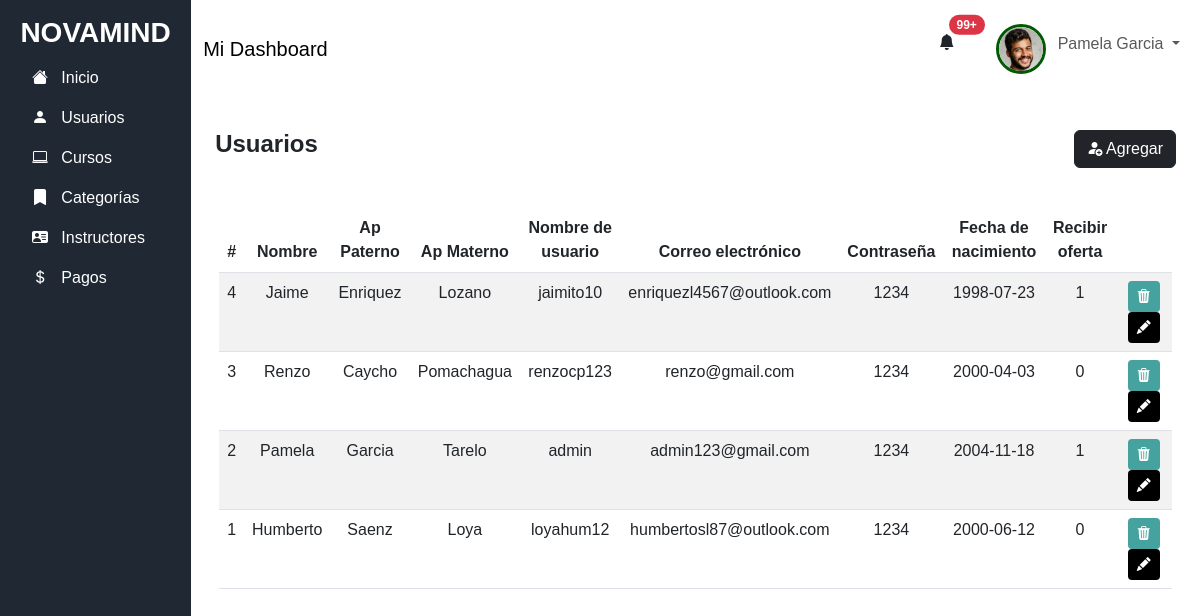
Screenshot of /admin/users.php (signed in) with the database file from the repository.
### tables this page shows
create table users(
	idUser integer not null auto_increment,
	name char(30),
	ap char(30),
	am char(30),
	username varchar (50),
	email varchar(50),
	password varchar(100),
	birthDate date,
	profileImage varchar(30),
	recieveOffers boolean,
	registrationDate date,
	primary key (idUser)
);

### admin/users.php (the view, shortened to what this page needs)
<?php session_start();
    include "../php/conexion.php";
    $sql = "select * from users order by idUser desc";
    $res= $conexion->query("$sql") or die ($conexion->error);
?>
<!DOCTYPE html>
<html lang="en">
<head>
    <link rel="stylesheet" href="https://cdn.jsdelivr.net/npm/bootstrap-icons@1.11.3/font/bootstrap-icons.css">
   <link rel="stylesheet" href="https://cdn.jsdelivr.net/npm/bootstrap@5.3.0/dist/css/bootstrap.min.css">
   <link rel="stylesheet" href="https://cdn.jsdelivr.net/npm/sweetalert2@11.7.0/dist/sweetalert2.min.css">
    <link rel="stylesheet" href="../css/admin/usuario.css">
</head>
<body class="d-flex">
    <?php include "../layouts/aside.php"; ?>
    <main class="flex-grow-1 " >
    <?php include "../layouts/header.php"; ?>
        <section class="container mt-4 p-4">
            <div class="d-flex justify-content-between">
                <h4>Usuarios</h4>
                <button type="button" class="btn btn-dark" data-bs-toggle="modal" data-bs-target="#agregarUsuario">
                    <i class="bi bi-person-fill-add"></i>
                    Agregar
                </button>
            </div>
            <br>
            <div class="row p-3" style="text-align: center;">
                <table class="table table-striped">
                    <thead>
                      <tr>
                        <th scope="col">#</th>
                        <th scope="col">Nombre</th>
                        <th scope="col">Ap Paterno</th>
                        <th scope="col">Ap Materno</th>
                        <th scope="col">Nombre de usuario</th>
                        <th scope="col">Correo electrónico</th>
                        <th scope="col">Contraseña</th>
                        <th scope="col">Fecha de nacimiento</th>
                        <th scope="col">Recibir oferta</th>
                        <th></th>
                      </tr>
                    </thead>
                    <tbody>
                        <?php
                            while($fila = mysqli_fetch_array($res)){
                        ?>
                      <tr>
                        <td scope="row" style="text-align: center;">
                            <?php echo $fila['idUser'] ?>
                        </td>
                        <td>
                            <?php echo $fila['name'] ?>
                        </td>
                        <td>
                        <?php echo $fila['ap'] ?>
                        </td>
                        <td>
                        <?php echo $fila['am'] ?>
                        </td>
                        <td>
                        <?php echo $fila['username'] ?>
                        </td>
                        <td>
                        <?php echo $fila['email'] ?>
                        </td>
                        <td>1234</td>
                        <td>
                        <?php echo $fila['birthDate'] ?>
                        </td>
                        <td>
                        <?php echo $fila['recieveOffers'] ?>
                        </td>
                        <td>
                            <button data-id="<?php echo $fila['idUser']?>" id="eliminar" class="btn btn-sm mx-1 btnEliminar">
                                <i data-id="<?php echo $fila['idUser']?>"  class="bi bi-trash3-fill"></i>
                              </button>
                            <button id="editar" class="btn btn-sm mx-1 btnEditar" data-bs-toggle="modal" data-bs-target="#editarUsuario"
                            data-email="<?php echo $fila['email']?>"
                            data-id="<?php echo $fila['idUser']?>"
                            data-name="<?php echo $fila['name']?>"
                            data-ap="<?php echo $fila['ap']?>"
                            data-am="<?php echo $fila['am']?>"
                            data-username="<?php echo $fila['username']?>"
                            data-birthDate="<?php echo $fila['birthDate']?>"
                            data-offer="<?php echo $fila['recieveOffers']?>"  >
                                <i class="bi bi-pencil-fill"></i>
                            </button>
                        </td>
                      </tr>
                      <?php  } ?>
                    </tbody>
                  </table>
            </div>
        </section>
    </main>
</body>
</html>

### css/admin/usuario.css (style rules this page uses)
h4 { font-size: 1.5rem; font-weight: bold; }
#eliminar { color: white; background-color: #45A29E; }
#editar { color: white; background-color: black; }

### layouts/aside.php (style rules this page uses)
html, body { height: 100%; margin: 0; font-family: "League Spartan", sans-serif; }

### rows the page displays
users: idUser "4", name "Jaime", ap "Enriquez", am "Lozano", username "jaimito10", email "enriquezl4567@outlook.com", birthDate "1998-07-23", recieveOffers "1"
users: idUser "3", name "Renzo", ap "Caycho", am "Pomachagua", username "renzocp123", email "renzo@gmail.com", birthDate "2000-04-03", recieveOffers "0"
users: idUser "2", name "Pamela", ap "Garcia", am "Tarelo", username "admin", email "admin123@gmail.com", birthDate "2004-11-18", recieveOffers "1"
users: idUser "1", name "Humberto", ap "Saenz", am "Loya", username "loyahum12", email "humbertosl87@outlook.com", birthDate "2000-06-12", recieveOffers "0"

### other values shown
$user_data['name'] "Pamela"
$user_data['ap'] "Garcia"
